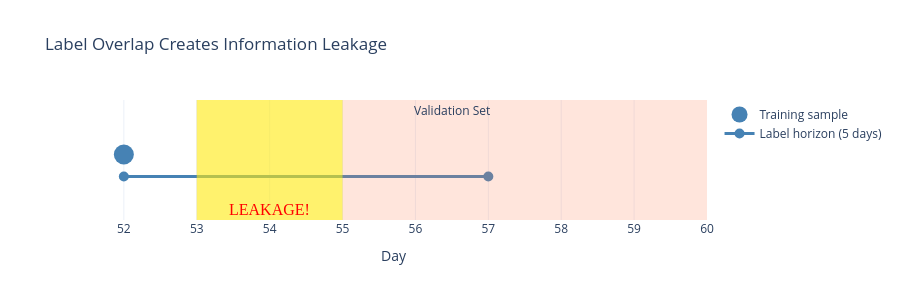

Notebook code cell kept with this figure:
### Markdown cell above
### Visualizing the Overlap Problem

### Code cell
fig = go.Figure()

fig.add_trace(
    go.Scatter(
        x=[52],
        y=[0.5],
        mode="markers",
        marker=dict(size=20, color="steelblue"),
        name="Training sample",
    )
)
fig.add_trace(
    go.Scatter(
        x=[52, 57],
        y=[0.4, 0.4],
        mode="lines+markers",
        line=dict(color="steelblue", width=3),
        marker=dict(size=10),
        name="Label horizon (5 days)",
    )
)
fig.add_vrect(x0=53, x1=60, fillcolor="coral", opacity=0.2, line_width=0)
fig.add_annotation(x=56.5, y=0.7, text="Validation Set", showarrow=False, font=dict(size=12))

fig.add_vrect(x0=53, x1=55, fillcolor="yellow", opacity=0.5, line_width=0)
fig.add_annotation(
    x=54,
    y=0.25,
    text="LEAKAGE!",
    showarrow=False,
    font=dict(color="red", size=16, family="Arial Black"),
)

fig.update_layout(
    title="Label Overlap Creates Information Leakage",
    xaxis_title="Day",
    yaxis_visible=False,
    template="plotly_white",
    height=300,
    showlegend=True,
)
fig.show()

### Figure 1 — Plotly figure (JSON) as saved in the notebook; plotly's stock layout.template omitted (floating-point values rounded to 4 significant figures)
{"data": [{"marker": {"color": "steelblue", "size": 20}, "mode": "markers", "name": "Training sample", "type": "scatter", "x": [52], "y": [0.5]}, {"line": {"color": "steelblue", "width": 3}, "marker": {"size": 10}, "mode": "lines+markers", "name": "Label horizon (5 days)", "type": "scatter", "x": [52, 57], "y": [0.4, 0.4]}], "layout": {"annotations": [{"font": {"size": 12}, "showarrow": false, "text": "Validation Set", "x": 56.5, "y": 0.7}, {"font": {"color": "red", "family": "Arial Black", "size": 16}, "showarrow": false, "text": "LEAKAGE!", "x": 54, "y": 0.25}], "height": 300, "shapes": [{"fillcolor": "coral", "line": {"width": 0}, "opacity": 0.2, "type": "rect", "x0": 53, "x1": 60, "xref": "x", "y0": 0, "y1": 1, "yref": "y domain"}, {"fillcolor": "yellow", "line": {"width": 0}, "opacity": 0.5, "type": "rect", "x0": 53, "x1": 55, "xref": "x", "y0": 0, "y1": 1, "yref": "y domain"}], "showlegend": true, "title": {"text": "Label Overlap Creates Information Leakage"}, "xaxis": {"title": {"text": "Day"}}, "yaxis": {"visible": false}}}
